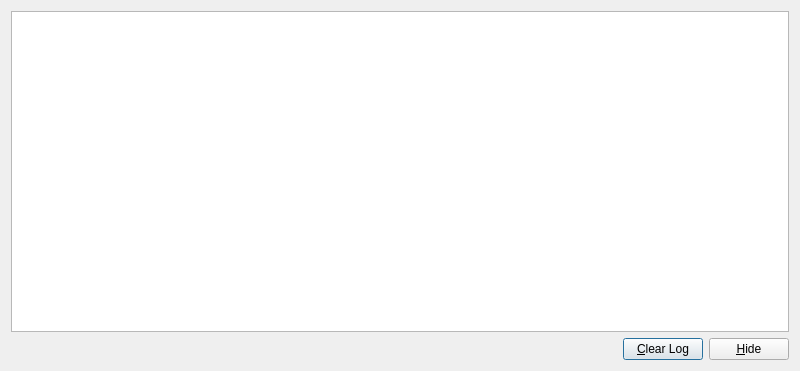
<?xml version="1.0" encoding="UTF-8"?>
<ui version="4.0">
 <class>LogWindowBase</class>
 <widget class="QDialog" name="LogWindowBase">
  <property name="geometry">
   <rect>
    <x>0</x>
    <y>0</y>
    <width>800</width>
    <height>371</height>
   </rect>
  </property>
  <property name="sizePolicy">
   <sizepolicy hsizetype="Fixed" vsizetype="Fixed">
    <horstretch>0</horstretch>
    <verstretch>0</verstretch>
   </sizepolicy>
  </property>
  <property name="minimumSize">
   <size>
    <width>400</width>
    <height>0</height>
   </size>
  </property>
  <property name="windowTitle">
   <string>Log - InputLeap</string>
  </property>
  <layout class="QVBoxLayout" name="verticalLayout_2">
   <item>
    <widget class="QTextEdit" name="m_pLogOutput">
     <property name="font">
      <font>
       <family>Courier</family>
      </font>
     </property>
     <property name="autoFillBackground">
      <bool>false</bool>
     </property>
     <property name="undoRedoEnabled">
      <bool>false</bool>
     </property>
     <property name="lineWrapMode">
       <enum>QTextEdit::NoWrap</enum>
     </property>
     <property name="readOnly">
      <bool>true</bool>
     </property>
    </widget>
   </item>
   <item>
    <layout class="QHBoxLayout" name="horizontalLayout">
     <property name="sizeConstraint">
      <enum>QLayout::SetDefaultConstraint</enum>
     </property>
     <item>
      <spacer name="spacer">
       <property name="orientation">
        <enum>Qt::Horizontal</enum>
       </property>
       <property name="sizeHint" stdset="0">
        <size>
         <width>40</width>
         <height>20</height>
        </size>
       </property>
      </spacer>
     </item>
     <item>
      <widget class="QPushButton" name="m_pButtonClearLog">
       <property name="text">
        <string>&amp;Clear Log</string>
       </property>
      </widget>
     </item>
     <item>
      <widget class="QPushButton" name="m_pButtonHide">
       <property name="text">
        <string>&amp;Hide</string>
       </property>
      </widget>
     </item>
    </layout>
   </item>
  </layout>
 </widget>
</ui>
